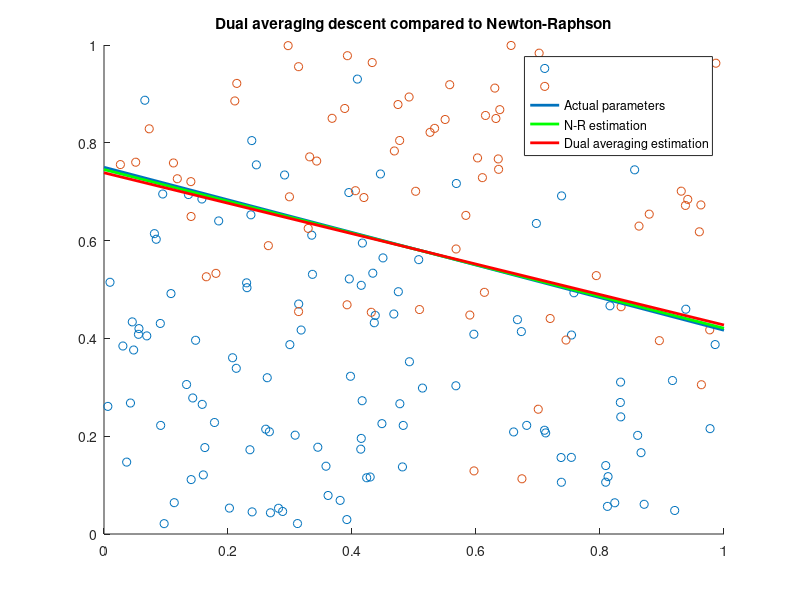
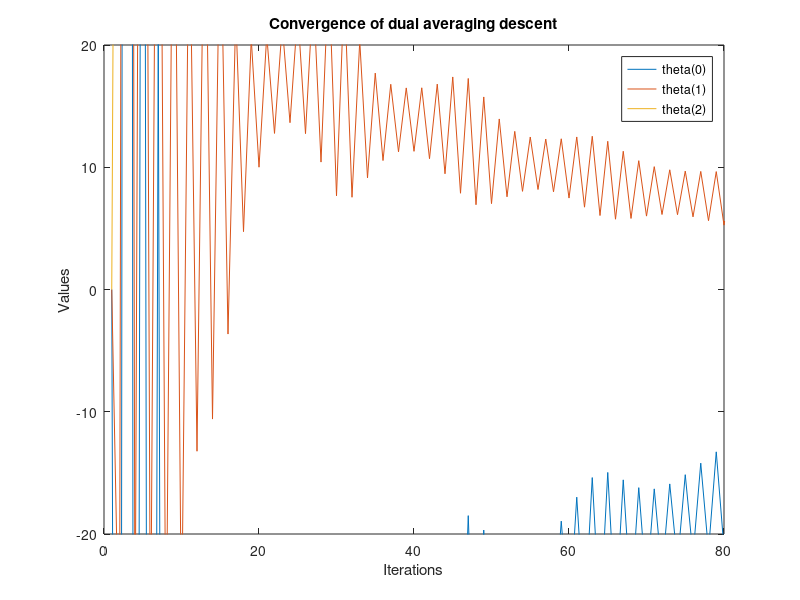

MATLAB code to generate these figures, in order:
% Implement local (non-distributed) dual subgradient method on
% an example of logistic regression and compare to another optimization
% method (in this case, Newton-Raphson)

function local_simple
close all;
n = 5000;
x = rand(2,n);
wtrue = [2 6]';
btrue = -4.5;
eta = 1./(1+exp(wtrue'*x + btrue*ones(1,n)));
y = binornd(ones(1,n),eta);

xsc = x(:, 1:200);
ysc = y(1:200);

scatter(xsc(1,find(ysc==1)), xsc(2,find(ysc==1)), 'bo');
hold on;
scatter(xsc(1,find(ysc==0)), xsc(2,find(ysc==0)), 'rx');
hp0 = -btrue/wtrue(2);
hp1 = -(btrue+wtrue(1))/wtrue(2);
plot([0 1], [hp0 hp1], 'Linewidth', 2);
axis([0 1 0 1]);

newtraph(x, y, 0.001, 10000); % "NEWTon - RAPHson"
dualdescent(x, y, 0.001, 10000);
end

% a

function newtraph(x, y, precision, max_iter)
    % initializer
    nsamp = size(x, 2);
    x = [ones(1, nsamp); x]; % extend x with the intercept term
    theta = zeros(1, 3); % theta0/offset; theta1/x1; theta2/x2
    p = zeros(1, nsamp); % p(y_i) = 0
    ll_prev = -1000000;
    ll_delta = 1;
    iter = 1;
       
    while ll_delta > precision && iter < max_iter
        ll = 0;
        for i = 1:nsamp
            p(i) = 1 / (1 + exp( -theta * x(:, i)));
            ll = ll + y(i)*log(p(i)) + (1-y(i))*log(1-p(i));
        end
    
        hess = x * diag(p .* (p - ones(1, nsamp))) * x';
        grad = x * (y - p)';
        theta = theta - (0.2 * inv(hess) * grad)';
        
        ll_delta = ll - ll_prev;
        ll_prev = ll;
        iter = iter + 1;
    end
    fprintf('NR iterations = %d, ll=%f\n', iter, ll);
    theta

    hp0 = -theta(1)/theta(3);
    hp1 = -(theta(1)+theta(2))/theta(3);
    plot([0 1], [hp0 hp1], 'Linewidth', 2, 'Color', 'g');

    %fprintf('NR result: b = %f, w1 = %f, w2 = %f\n', theta(1), theta(2), theta(3));   
end

function dualdescent(x, y, precision, max_iter)
    [d, n] = size(x);    
    x = [ones(1, n); x]; % extend x with the intercept term
    d = d + 1;
    theta = zeros(d, 1); % initial values for theta0/offset; theta1/x1; theta2/x2
    alphafun = @(t)(1 / t);
    llprev = 1e9;
    lldelta = 1;
    theta_hist = theta;
    
    iter = 1;
    daz = zeros(d, 1); % dual averaging initial iterates    
    while lldelta > precision && iter < max_iter
        p = 1 ./ (1 + exp(theta' * x));
        p(p < 1e-7) = 1e-7;
        p(p > 1-1e-7) = 1-1e-7;
        ll = sum(y .* log(p) + (1-y) .* log(1-p));
        
        grad = x * (p - y)';
        daz = daz - grad;
        alpha = alphafun(iter);
        theta = (-alpha / 2) * daz;
        
        lldelta = abs(ll - llprev);
        llprev = ll;
        theta_hist = [theta_hist theta];
        iter = iter + 1;  
    end
    fprintf('DD iterations = %d, ll = %f\n', iter, ll);
    theta'
    
    hp0 = -theta(1)/theta(3);
    hp1 = -(theta(1)+theta(2))/theta(3);
    plot([0 1], [hp0 hp1], 'Linewidth', 2, 'Color', 'r');
    
    title('Dual averaging descent compared to Newton-Raphson');
    legend('', '', 'Actual parameters', 'N-R estimation', 'Dual averaging estimation');
    
    figure;
    plot(theta_hist');
    axis([0 80 -20 20]);
    title('Convergence of dual averaging descent');
    legend('theta(0)', 'theta(1)', 'theta(2)');
    xlabel('Iterations');
    ylabel('Values');
end